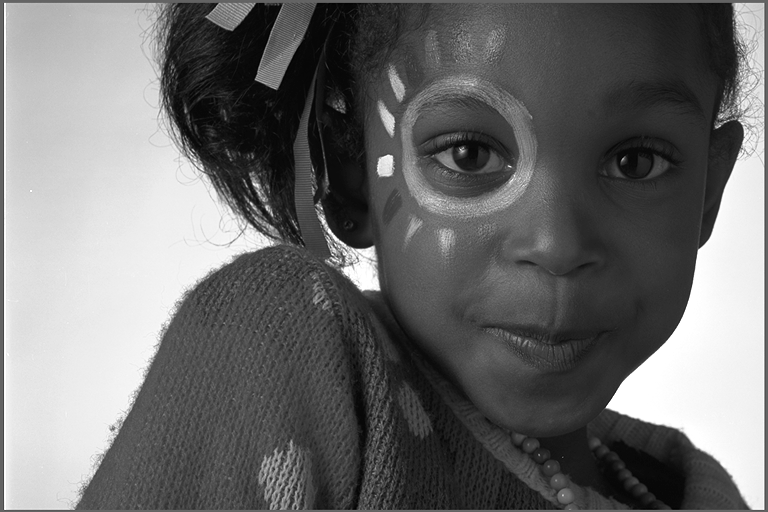
#> input picture Image_Processing/Image_Resotration/img14g.tif, 768 x 512 px; the run also reads 1 picture not shown here
$ python Image_Restoration.py
#> lines starting #> are read from the running program, lines starting #| are printed output that depends on the picture
"""
File: Image_ Restoration
Name: Yu-Ju Fang

Finding the minimum error by using least squares estimation and  contsruct the
optimal filter. By applying the optimal filter to the blurred image and two
noisy image. We can restore them.
"""
import numpy as np
import matplotlib.pyplot as plt
from PIL import Image
from matplotlib import cm

gray = cm.get_cmap('gray', 256)


def smaple(image_c, image_o):
    """
    Use the original img14g.tif for Y and use img14bl.tif for X.
    Only sample the pairs (zs,ys) at (1/400)th of the pixel locations
    in the image by taking a sample at every 20th column and every 20th row
    :param image_c: input, corrupted image
    :param image_o: input, desired image
    :return: the surrounding pixels of each pixel and the sampled pixels from the desired image
    """
    height, width = image_o.shape
    total_pixels = 0  # Calculate how many pixels has been sampled
    Z = []
    Y = []
    surround_x = []

    for i in range(3, height):
        for j in range(3, width):
            if i % 20 == 0 and j % 20 == 0:
                total_pixels += 1
                for a in range(-3, 4):
                    for b in range(-3, 4):
                        surround_x.append(image_c[i + a][j + b])

                # surround_x = np.array(surround_x)
                Z.append(surround_x)
                surround_x = []

                # Find each ys
                Y.append(image_o[i][j])

    Z = np.array(Z)
    Y = np.array(Y)
    Y = Y.reshape(Y.shape[0], 1)
    return Z, Y, total_pixels


def restoration(image_c, theta):
    """
    By Multiplying the surrounding pixels of a pixel with corresponding filter coefficients, we can get the estimated
    pixel value for each pixel
    :param image_c: input, the corrupted image with numpy array format
    :param theta: the filter coefficient
    :return: the restored image
    """

    height, width = image_c.shape
    new_image = np.zeros((height, width))  # Record the the estimated ys_hat
    surround_x = []

    for i in range(0, height):
        for j in range(0, width):
            if (i - 3 >= 0 and j - 3 >= 0) and (j + 3 <= width - 1 and i + 3 <= height - 1):
                for a in range(-3, 4):
                    for b in range(-3, 4):
                        surround_x.append(image_c[i + a][j + b])
                zs = np.array(surround_x)
                surround_x = []
                ys_hat = np.dot(zs, theta)
                new_image[i][j] = ys_hat
            else:
                new_image[i][j] = image_c[i][j]
    return new_image


def dot(M_T, M, N):
    new_M = np.zeros((49, M.shape[1]))
    sum = 0
    for i in range(49):
        for j in range(M.shape[1]):
            for t in range(N):
                sum += int(M_T[i][t]) * int(M[t][j])
            new_M[i][j] = sum
            sum = 0
    return new_M


def main():
    Y = Image.open('img14g.tif')
#> Y is the input picture: PIL image 768x512 L; min 1, max 255, mean 108.9
    X = Image.open('img14sp.tif')
    y = np.array(Y)  # original image
    x = np.array(X)  # corrupted image

    # Sample the original and corrupted image
    Z, Y, N = smaple(x, y)
#> after the loop in smaple, `for i in range(3, height):`: Y = 950 values, max 255 at index 511, min 7 at index 15, mean 109.5; Z = 950 items; total_pixels = 950
#> in smaple, `Z = np.array(Z)`:
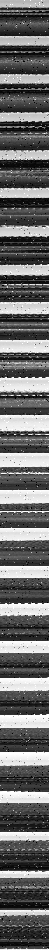
#> Z: shape (950, 49); min 0, max 255, mean 109.4
#> N = 950

    # Compute estimates of the covariance matrix Rzz and the cross correlation rzy
    Rzz = dot(Z.T, Z, N) / N
#> after the loop in dot, `for i in range(49):`:
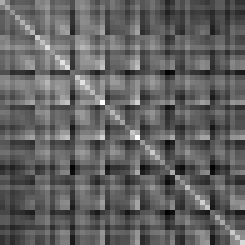
#> new_M: shape (49, 49) float64 (shown 5 times larger); min 16973056, max 18042529, mean 17383459; drawn with min black and max white
    rzy = dot(Z.T, Y, N) / N
#> rzy = 49 values, max 18557.2 at index 16, min 18170.5 at index 42, mean 18371.3

    # Calculate the corresponding filter coefficients θ
    theta = np.dot(np.linalg.inv(Rzz), rzy)
#> theta = 49 values, max 0.183 at index 24, min -0.037 at index 42, mean 0.0205
    # reshape_theta = theta.reshape((7, 7))

    # Restore the image
    new_image = restoration(x, theta)

    plt.imshow(new_image, cmap=gray)
    plt.show()


if __name__ == '__main__':
    main()
